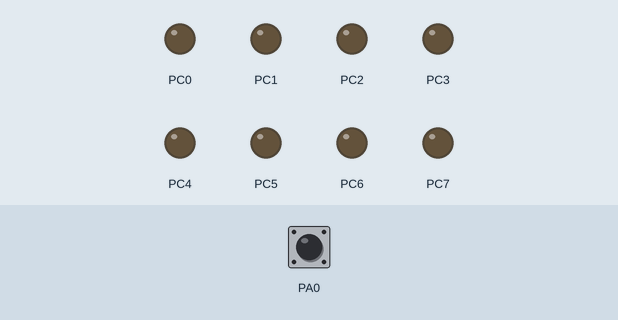
A program run on a simulated ATmega16, built with avr-gcc and emulated at 8 MHz. On the bench: output pins drawn as LEDs (lit = HIGH). Inputs (shaded band) come from the test bench; at power-on: PA0 HIGH.

Above: at 1.2 s.
1.3 s: PA0 pulled LOW for 0.15 s
At 1.37 s:
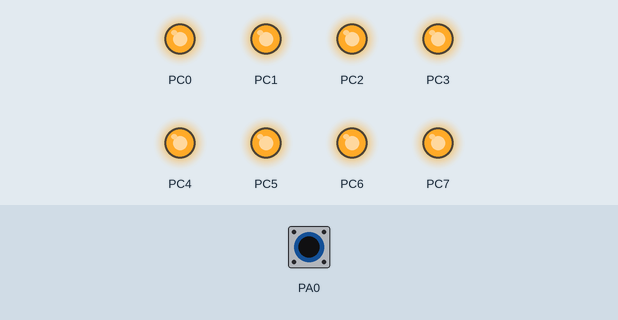
2.9 s: PA0 pulled LOW for 3.2 s
At 7.1 s:
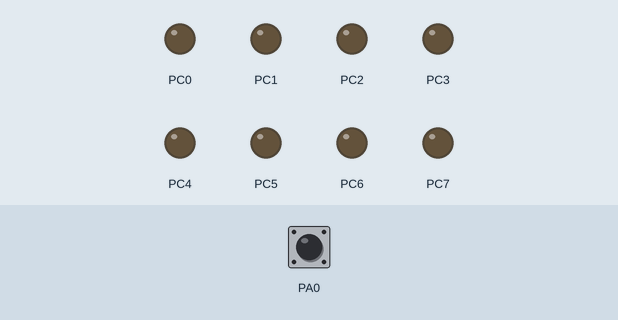
Timing chart, 0 to 8.6 s (numbered marks = the images above; inputs shaded):
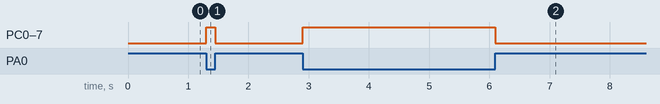

Measured:
- after the input at 1.3 s, PC0–7: LOW → HIGH at once, → LOW 0.15 s later
- after the input at 2.9 s, PC0–7: LOW → HIGH at once, → LOW 3.2 s later

The program:

Practical_21.c
```c
//Taking Input from single Key to MCU to ON/OFF led
#define F_CPU 8000000UL
#include<avr/io.h>
#include<util/delay.h>
int main()
{
  DDRC=0xFF;
  DDRA=0x00;
  PORTA=0xff;
  while(1)
  {
   if((PINA & 0x01)==0x00)
   {
     PORTC=0xFF;
   }

    else
	{
	  PORTC=0x00;
    }
  }
}
```
